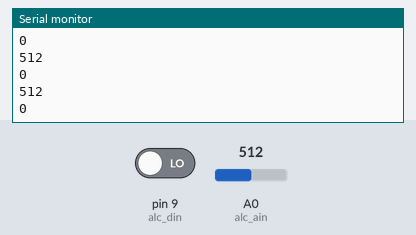
Simulated run of this sketch. Board: Arduino Uno, built with avr-gcc and run on an emulated ATmega328P. Parts: the last lines printed to the serial monitor. The test bench sets the inputs (shaded band); at power-on: A0 (alc_ain) = 512, pin 9 (alc_din) LOW.

Above: at 1.2 s.
1.3 s: A0 (alc_ain) set to 716
At 2.2 s:
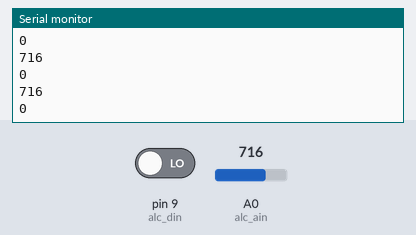
2.8 s: A0 (alc_ain) set to 900
At 3.8 s:
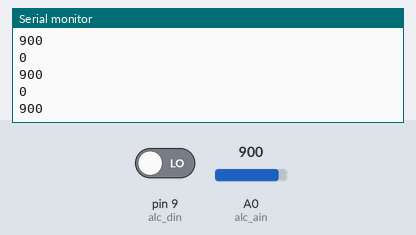
Timing chart, 0 to 5.8 s (numbered marks = the images above; inputs shaded):
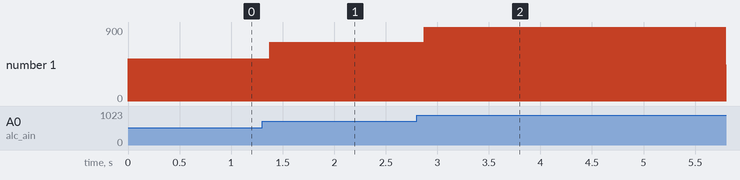

The sketch:

MQ-3.ino
```cpp
int alc_din=9; // 알코올 감지센서의 디지털 값을 받아오는 핀 (디지털 값은 0 or 1로써 알콜의 유무 확인)
int alc_ain=A0; // 알코올 감지센서의 아날로그 값을 받아오는 핀 (아날로그 값은 0 ~ 5V 사이 의 값)
int value = 0;

void setup()
{
  pinMode(alc_din,INPUT); // 디지털 값을 받아오는 핀 세팅
  pinMode(alc_ain,INPUT); // 아날로그 값을 받아오는 핀 세팅
  Serial.begin(9600); // 시리얼 통신 세팅
}

void loop()
{
  value = analogRead(alc_ain); // analogRead 함수를 통해 아날로그 값을 디지털 값 (0~1023)으로 변환 후 value 변수에 저장
  alc_din = digitalRead(alc_din); //알콜의 유무를 확인

  // 시리얼 모니터로 출력
  Serial.println(alc_din);
  Serial.println(value);
}
```

Measured:
- after the input at 1.3 s, the serial monitor: prints a new line after 0.08 s (image 1)
- after the input at 2.8 s, the serial monitor: prints a new line after 0.07 s (image 2)
- plotted number 1: 0 → 716 after the input at 1.3 s, 716 → 900 after the input at 2.8 s
